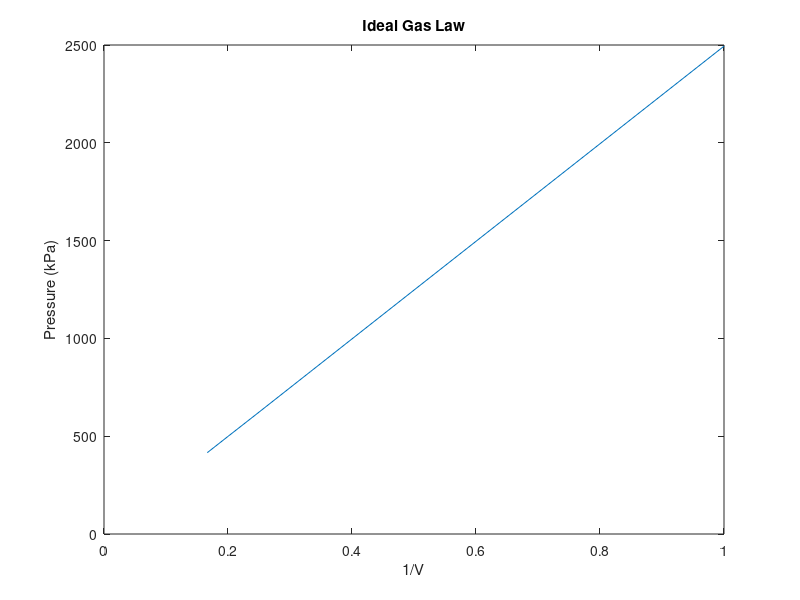

This chart was generated by the following MATLAB code:
%Homework 4/26
%% Problem 1: Interpolation

%Enter given data
V=1:1:6; %Volume in m^3
P=[2494 1247 831 623 499 416]; %Pressure in kPa

%Linear interpolation to estimate pressure when volume is 3.8 ^3
linpress=interp1(V,P,3.8,'linear')
%Cubic spline to estimate pressure when volume is 3.8 m^3
splinepress=interp1(V,P,3.8,'spline')

%Linear interpolation to estimate volume when pressure is 1000 kPa
linvol=interp1(P,V,1000,'linear')
%Cubic spline to estimate volume when pressure is 1000 kPa
splinevol=interp1(P,V,1000,'spline')

%% Problem 2: Curve-Fitting (Part 1-Using Intervals of 1 m^3)

%Fit the data
first=polyfit(V,P,1);
second=polyfit(V,P,2);
third=polyfit(V,P,3);
fourth=polyfit(V,P,4);

%Find the pressure value for each polyfit, by finding the value of each
%polynomial evaluated at the volume
p1=polyval(first,V);
p2=polyval(second,V);
p3=polyval(third,V);
p4=polyval(fourth,V);

%Plot data
plot(V,P,'o',V,p1,V,p2,V,p3,V,p4)

%Label plot and data
legend('Given Data','First-Order','Second-Order','Third-Order','Fourth-Order');
title('Pressure vs. Volume'),xlabel('Volume (m^3)'),ylabel('Pressure (kPa)')

%% Problem 2: Curve-Fitting (Part 2-Using Intervals of 0.2 m^3)

%Create new vector of values for volume
vn=1:0.2:6;

%Find the new pressure value for each polyfit, by finding the value of each
%polynomial evaluated at the new volumes
p1n=polyval(first,vn);
p2n=polyval(second,vn);
p3n=polyval(third,vn);
p4n=polyval(fourth,vn);

%Plot these new functions
plot(V,P,'o',vn,p1n,vn,p2n,vn,p3n,vn,p4n)

%Label Graph
legend('Given Data','First-Order','Second-Order','Third-Order','Fourth-Order');
title('Pressure vs. Volume for More Volume Values'),xlabel('Volume (m^3)'),ylabel('Pressure (kPa)')

%The second plot is better, since the lines are much more smooth than in
%the first one

%% Problem 3: Curve-Fitting II

%Define givens
R=8.314; n=1;

%Use given information about the slope, which is equal to nRT
nRT=polyfit(1./V,P,1)
%Find the temperature
T=nRT./(n*R)

%Plot 1/V on the x axis and pressure on the y-axis
plot(1./V,P)
title('Ideal Gas Law'),xlabel('1/V'),ylabel('Pressure (kPa)')